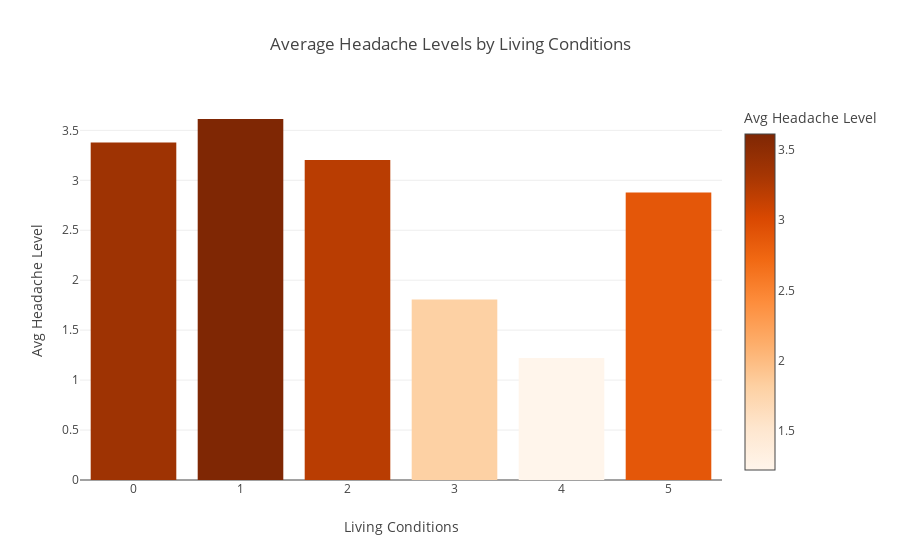

Source (notebook cell):
### Code cell
# Group the data by 'living_conditions' and calculate the average headache level for each group
avg = DF.groupby('living_conditions')['headache'].mean().reset_index()
# Create a bar chart using Plotly Express
fig = px.bar(
    avg, x='living_conditions', y='headache',
    title='Average Headache Levels by Living Conditions',
    labels={'living_conditions':'Living Conditions','headache':'Avg Headache Level'}, # Axis labels for clarity
    color='headache', color_continuous_scale='oranges'
)
# Display the chart
fig.show()

### Figure 1 — Plotly figure (JSON) as saved in the notebook; plotly's stock layout.template omitted (floating-point values rounded to 4 significant figures)
{"data": [{"hovertemplate": "Living Conditions=%{x}<br>Avg Headache Level=%{marker.color}<extra></extra>", "legendgroup": "", "marker": {"color": [3.379, 3.614, 3.202, 1.807, 1.222, 2.879], "coloraxis": "coloraxis", "pattern": {"shape": ""}}, "name": "", "orientation": "v", "showlegend": false, "textposition": "auto", "type": "bar", "x": [0, 1, 2, 3, 4, 5], "xaxis": "x", "y": [3.379, 3.614, 3.202, 1.807, 1.222, 2.879], "yaxis": "y"}], "layout": {"autosize": true, "barmode": "relative", "coloraxis": {"colorbar": {"title": {"text": "Avg Headache Level"}}, "colorscale": [[0, "rgb(255,245,235)"], [0.125, "rgb(254,230,206)"], [0.25, "rgb(253,208,162)"], [0.375, "rgb(253,174,107)"], [0.5, "rgb(253,141,60)"], [0.625, "rgb(241,105,19)"], [0.75, "rgb(217,72,1)"], [0.875, "rgb(166,54,3)"], [1, "rgb(127,39,4)"]]}, "legend": {"tracegroupgap": 0}, "title": {"text": "Average Headache Levels by Living Conditions"}, "xaxis": {"anchor": "y", "autorange": true, "domain": [0, 1], "range": [-0.5, 5.5], "title": {"text": "Living Conditions"}, "type": "linear"}, "yaxis": {"anchor": "x", "autorange": true, "domain": [0, 1], "range": [0, 3.804], "title": {"text": "Avg Headache Level"}, "type": "linear"}}}
